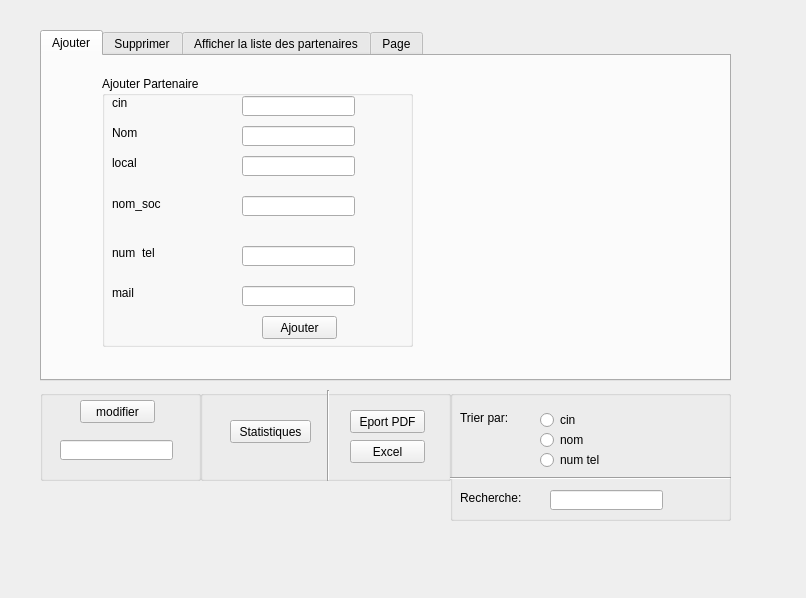
<?xml version="1.0" encoding="UTF-8"?>
<ui version="4.0">
 <class>gestion_partenaire</class>
 <widget class="QWidget" name="gestion_partenaire">
  <property name="geometry">
   <rect>
    <x>0</x>
    <y>0</y>
    <width>806</width>
    <height>598</height>
   </rect>
  </property>
  <property name="windowTitle">
   <string>Form</string>
  </property>
  <widget class="QTabWidget" name="tabWidget">
   <property name="geometry">
    <rect>
     <x>40</x>
     <y>30</y>
     <width>691</width>
     <height>351</height>
    </rect>
   </property>
   <property name="currentIndex">
    <number>0</number>
   </property>
   <widget class="QWidget" name="Ajouter">
    <attribute name="title">
     <string>Ajouter</string>
    </attribute>
    <widget class="QGroupBox" name="groupBox">
     <property name="geometry">
      <rect>
       <x>60</x>
       <y>20</y>
       <width>311</width>
       <height>271</height>
      </rect>
     </property>
     <property name="title">
      <string>Ajouter Partenaire</string>
     </property>
     <widget class="QLabel" name="label">
      <property name="geometry">
       <rect>
        <x>10</x>
        <y>50</y>
        <width>47</width>
        <height>13</height>
       </rect>
      </property>
      <property name="text">
       <string>Nom</string>
      </property>
     </widget>
     <widget class="QLabel" name="label_2">
      <property name="geometry">
       <rect>
        <x>10</x>
        <y>80</y>
        <width>47</width>
        <height>13</height>
       </rect>
      </property>
      <property name="text">
       <string>local</string>
      </property>
     </widget>
     <widget class="QLabel" name="label_3">
      <property name="geometry">
       <rect>
        <x>10</x>
        <y>120</y>
        <width>51</width>
        <height>16</height>
       </rect>
      </property>
      <property name="text">
       <string>nom_soc</string>
      </property>
     </widget>
     <widget class="QLineEdit" name="nom">
      <property name="geometry">
       <rect>
        <x>140</x>
        <y>50</y>
        <width>113</width>
        <height>20</height>
       </rect>
      </property>
     </widget>
     <widget class="QLineEdit" name="local">
      <property name="geometry">
       <rect>
        <x>140</x>
        <y>80</y>
        <width>113</width>
        <height>20</height>
       </rect>
      </property>
     </widget>
     <widget class="QLineEdit" name="soc">
      <property name="geometry">
       <rect>
        <x>140</x>
        <y>120</y>
        <width>113</width>
        <height>20</height>
       </rect>
      </property>
     </widget>
     <widget class="QLineEdit" name="tel">
      <property name="geometry">
       <rect>
        <x>140</x>
        <y>170</y>
        <width>113</width>
        <height>20</height>
       </rect>
      </property>
     </widget>
     <widget class="QLineEdit" name="mail">
      <property name="geometry">
       <rect>
        <x>140</x>
        <y>210</y>
        <width>113</width>
        <height>20</height>
       </rect>
      </property>
     </widget>
     <widget class="QLabel" name="label_4">
      <property name="geometry">
       <rect>
        <x>10</x>
        <y>170</y>
        <width>47</width>
        <height>13</height>
       </rect>
      </property>
      <property name="text">
       <string>num_tel</string>
      </property>
     </widget>
     <widget class="QLabel" name="label_5">
      <property name="geometry">
       <rect>
        <x>10</x>
        <y>210</y>
        <width>47</width>
        <height>13</height>
       </rect>
      </property>
      <property name="text">
       <string>mail</string>
      </property>
     </widget>
     <widget class="QLineEdit" name="cin">
      <property name="geometry">
       <rect>
        <x>140</x>
        <y>20</y>
        <width>113</width>
        <height>20</height>
       </rect>
      </property>
     </widget>
     <widget class="QLabel" name="label_6">
      <property name="geometry">
       <rect>
        <x>10</x>
        <y>20</y>
        <width>47</width>
        <height>13</height>
       </rect>
      </property>
      <property name="text">
       <string>cin</string>
      </property>
     </widget>
     <widget class="QPushButton" name="pushButton">
      <property name="geometry">
       <rect>
        <x>160</x>
        <y>240</y>
        <width>75</width>
        <height>23</height>
       </rect>
      </property>
      <property name="text">
       <string>Ajouter</string>
      </property>
     </widget>
    </widget>
   </widget>
   <widget class="QWidget" name="supprimer">
    <attribute name="title">
     <string>Supprimer</string>
    </attribute>
    <widget class="QGroupBox" name="groupBox_2">
     <property name="geometry">
      <rect>
       <x>50</x>
       <y>10</y>
       <width>311</width>
       <height>281</height>
      </rect>
     </property>
     <property name="title">
      <string>supprimer Partenaire</string>
     </property>
     <widget class="QLineEdit" name="cin2">
      <property name="geometry">
       <rect>
        <x>140</x>
        <y>20</y>
        <width>113</width>
        <height>20</height>
       </rect>
      </property>
     </widget>
     <widget class="QLabel" name="label_12">
      <property name="geometry">
       <rect>
        <x>10</x>
        <y>20</y>
        <width>47</width>
        <height>13</height>
       </rect>
      </property>
      <property name="text">
       <string>cin</string>
      </property>
     </widget>
     <widget class="QPushButton" name="pushButton_supprimer">
      <property name="geometry">
       <rect>
        <x>110</x>
        <y>70</y>
        <width>75</width>
        <height>23</height>
       </rect>
      </property>
      <property name="text">
       <string>Supprimer</string>
      </property>
     </widget>
    </widget>
   </widget>
   <widget class="QWidget" name="tab">
    <attribute name="title">
     <string>Afficher la liste des partenaires</string>
    </attribute>
    <widget class="QTableView" name="tableView">
     <property name="geometry">
      <rect>
       <x>50</x>
       <y>30</y>
       <width>471</width>
       <height>271</height>
      </rect>
     </property>
    </widget>
   </widget>
   <widget class="QWidget" name="tab_2">
    <property name="enabled">
     <bool>false</bool>
    </property>
    <attribute name="title">
     <string>Page</string>
    </attribute>
   </widget>
  </widget>
  <widget class="QGroupBox" name="groupBox_4">
   <property name="geometry">
    <rect>
     <x>200</x>
     <y>390</y>
     <width>251</width>
     <height>91</height>
    </rect>
   </property>
   <property name="title">
    <string/>
   </property>
   <widget class="QPushButton" name="pushButton_pdf">
    <property name="geometry">
     <rect>
      <x>150</x>
      <y>20</y>
      <width>75</width>
      <height>23</height>
     </rect>
    </property>
    <property name="text">
     <string>Eport PDF</string>
    </property>
   </widget>
   <widget class="Line" name="line">
    <property name="geometry">
     <rect>
      <x>120</x>
      <y>0</y>
      <width>16</width>
      <height>91</height>
     </rect>
    </property>
    <property name="orientation">
     <enum>Qt::Vertical</enum>
    </property>
   </widget>
   <widget class="QPushButton" name="pushButton_excel">
    <property name="geometry">
     <rect>
      <x>150</x>
      <y>50</y>
      <width>75</width>
      <height>23</height>
     </rect>
    </property>
    <property name="text">
     <string>Excel</string>
    </property>
   </widget>
   <widget class="QPushButton" name="pushButton_stat">
    <property name="geometry">
     <rect>
      <x>30</x>
      <y>30</y>
      <width>81</width>
      <height>23</height>
     </rect>
    </property>
    <property name="text">
     <string>Statistiques</string>
    </property>
   </widget>
  </widget>
  <widget class="QGroupBox" name="groupBox_3">
   <property name="geometry">
    <rect>
     <x>40</x>
     <y>390</y>
     <width>161</width>
     <height>91</height>
    </rect>
   </property>
   <property name="title">
    <string/>
   </property>
   <widget class="QPushButton" name="pushButton_modifier">
    <property name="geometry">
     <rect>
      <x>40</x>
      <y>10</y>
      <width>75</width>
      <height>23</height>
     </rect>
    </property>
    <property name="text">
     <string>modifier</string>
    </property>
   </widget>
   <widget class="QLineEdit" name="modifier">
    <property name="geometry">
     <rect>
      <x>20</x>
      <y>50</y>
      <width>113</width>
      <height>20</height>
     </rect>
    </property>
   </widget>
  </widget>
  <widget class="QGroupBox" name="groupBox_5">
   <property name="geometry">
    <rect>
     <x>450</x>
     <y>390</y>
     <width>281</width>
     <height>131</height>
    </rect>
   </property>
   <property name="title">
    <string/>
   </property>
   <widget class="QLabel" name="label_7">
    <property name="geometry">
     <rect>
      <x>10</x>
      <y>20</y>
      <width>61</width>
      <height>16</height>
     </rect>
    </property>
    <property name="text">
     <string>Trier par:</string>
    </property>
   </widget>
   <widget class="QLabel" name="label_8">
    <property name="geometry">
     <rect>
      <x>10</x>
      <y>100</y>
      <width>71</width>
      <height>16</height>
     </rect>
    </property>
    <property name="text">
     <string>Recherche:</string>
    </property>
   </widget>
   <widget class="Line" name="line_2">
    <property name="geometry">
     <rect>
      <x>0</x>
      <y>80</y>
      <width>281</width>
      <height>16</height>
     </rect>
    </property>
    <property name="orientation">
     <enum>Qt::Horizontal</enum>
    </property>
   </widget>
   <widget class="QRadioButton" name="radioButton">
    <property name="geometry">
     <rect>
      <x>90</x>
      <y>20</y>
      <width>97</width>
      <height>20</height>
     </rect>
    </property>
    <property name="text">
     <string>cin</string>
    </property>
   </widget>
   <widget class="QRadioButton" name="radioButton_2">
    <property name="geometry">
     <rect>
      <x>90</x>
      <y>40</y>
      <width>97</width>
      <height>20</height>
     </rect>
    </property>
    <property name="text">
     <string>nom</string>
    </property>
   </widget>
   <widget class="QRadioButton" name="radioButton_3">
    <property name="geometry">
     <rect>
      <x>90</x>
      <y>60</y>
      <width>97</width>
      <height>20</height>
     </rect>
    </property>
    <property name="text">
     <string>num tel</string>
    </property>
   </widget>
   <widget class="QLineEdit" name="recherche">
    <property name="geometry">
     <rect>
      <x>100</x>
      <y>100</y>
      <width>113</width>
      <height>20</height>
     </rect>
    </property>
   </widget>
  </widget>
 </widget>
 <resources/>
 <connections/>
</ui>
